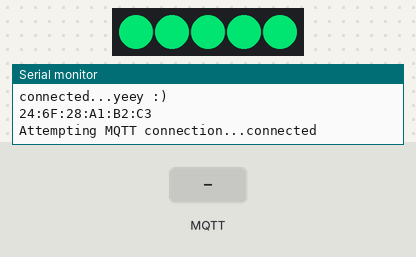
Simulated run of this sketch. Board: ESP8266 (NodeMCU). On the bench: 5 RGB LEDs in strip order, left to right, the last lines printed to the serial monitor. The test bench sets the inputs (shaded band). Dim RGB values are drawn brighter than linear; WiFi joins after 1.5 s; servers stay silent unless stated; no MQTT or app messages arrive unless stated.

Above: at 3.7 s.
3.8 s: MQTT message "5" arrives on the first subscribed topic
At 4.2 s:
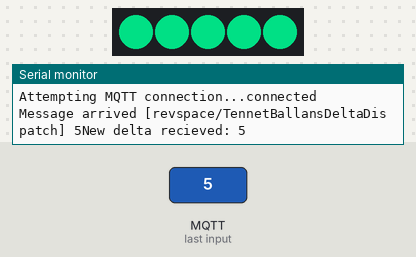
5.3 s: MQTT message "90" arrives on the first subscribed topic
At 6.5 s:
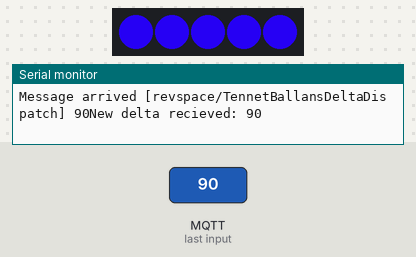
6.8 s: MQTT message "200" arrives on the first subscribed topic
At 7.7 s:
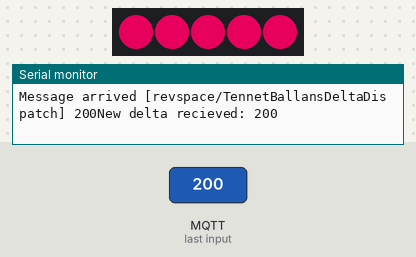
8.3 s: MQTT message "1" arrives on the first subscribed topic
At 8.8 s:
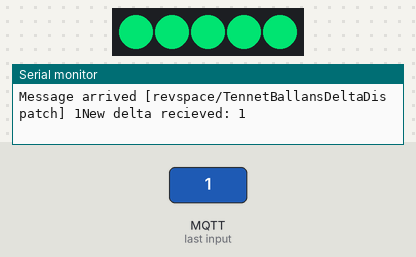
Timing chart, 0 to 10.8 s (numbered marks = the images above; inputs shaded):
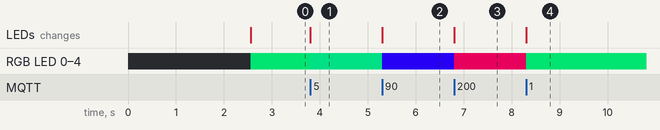

Measured:
- after the input at 3.8 s, RGB LED 0–4: RGB(0, 171, 85) → RGB(0, 160, 95) at once; the LEDs: change at once (image 1)
- after the input at 5.3 s, RGB LED 0–4: RGB(0, 160, 95) → RGB(34, 0, 220) at once; the LEDs: change at once (image 2)
- after the input at 6.8 s, RGB LED 0–4: RGB(34, 0, 220) → RGB(182, 0, 73) at once; the LEDs: change at once (image 3)
- after the input at 8.3 s, RGB LED 0–4: RGB(182, 0, 73) → RGB(0, 171, 85) at once; the LEDs: change at once (image 4)

The sketch:

GridBallanceLampMQTT.ino
```cpp
#include "FastLED.h"
#include <ESP8266WiFi.h>
#include <WiFiManager.h>

#include <PubSubClient.h>
#define MQTT_HOST   "revspace.nl"
#define MQTT_PORT   1883
#define MQTT_TOPIC  "revspace/TennetBallansDeltaDispatch"


FASTLED_USING_NAMESPACE
#if defined(FASTLED_VERSION) && (FASTLED_VERSION < 3001000)
#warning "Requires FastLED 3.1 or later; check github for latest code."
#endif

//Hardware definition
#define DATA_PIN  D7
#define CLK_PIN   D5
#define LED_TYPE    APA102 //sk9822 - clone of apa102, almost completely compatible, but better
#define COLOR_ORDER RGB
#define NUM_LEDS    5

// Explanation of values used

// We are tracking the amount of MW that TenneT has  dispatched in the last minute for
// grind ballancing.
// This power is automatically dispatched using frequencey driven control.
// For details see http://www.tennet.org/english/operational_management/System_data_relating_implementation/system_balance_information/BalansDeltawithPrices.aspx#PanelTabDescription
//The latest read dispatch values :
int upDispatch;
int downDispatch;
int emergency;

// The strings for delimiting the relevant data in the XML
// http://www.tennet.org/xml/balancedeltaprices/balans-delta.xml

//const String upStart = "<UPWARD_DISPATCH>";
//const String upStop = "</UPWARD_DISPATCH>";
//const String downStart = "<DOWNWARD_DISPATCH>";
//const String downStop = "</DOWNWARD_DISPATCH>";
//const String emergencyStart = "<EMERGENCY_POWER>";
//const String emergencyStop = "</EMERGENCY_POWER>";

//The delta = Up dispatch - down dispatch
int delta = 0;

//LED settings
CRGBPalette16 palette = RainbowColors_p;
CRGB leds[NUM_LEDS];
#define BRIGHTNESS         255
#define FRAMES_PER_SECOND  120
TBlendType currentBlending;

//WiFi settings
WiFiManager wifiManager;
WiFiClient wifiClient;
static char esp_id[16];
PubSubClient mqttClient(wifiClient);


void setup()
{
  delay (1000);			// 1 second delay for recovery
  Serial.begin (115200);
  WiFiManager wifiManager;
  wifiManager.setDebugOutput(true);
  wifiManager.autoConnect ("AutoConnectAP");
  Serial.println ("connected...yeey :)");
  Serial.println(WiFi.macAddress());

  // LED Setup
  // tell FastLED about the LED strip configuration
  FastLED.addLeds < LED_TYPE, DATA_PIN, CLK_PIN, COLOR_ORDER > (leds,NUM_LEDS).setCorrection (TypicalLEDStrip);
  // set master brightness control
  FastLED.setBrightness (BRIGHTNESS);


  //MQTT setup
  mqttClient.setServer(MQTT_HOST, MQTT_PORT);
  mqttClient.setCallback(callback);

}


void loop (){
  if (!mqttClient.connected()) {
  reconnect();
  }
  mqttClient.loop();


//For color, we start in the middle of the palette.
//if positive, start in middle, and go up
//if negative, start in middle and go down
// We assume 250 MIN/MAX MW up down, above that it is messed up

//The colorIndex that determines the color,is a uint_t 8 bit variable,
// so it can only hold 0-255

  int val = 128;		// middle of the range 0-255so we can go up or down. we will later put

//upAndDownDispatched;
  bool noOverload = true;

  if (delta > 0)
    {
      val = val + delta / 2;
      if (val > 255)
	      {
	        val = 255;
	        noOverload = false;
	      }
     }
  else
    {
      val = val - delta / 2;
      if (val < 0)
	      {
      	  val = 0;
      	  noOverload = true;
      	}

    }

  uint8_t colorIndex = val;

  //Serial.print ("colorIndex: ");
  //Serial.println (colorIndex);


  if (noOverload){

      for (int i = 0; i < NUM_LEDS; i++)
	    {
	    leds[i] = ColorFromPalette (palette, colorIndex);
    FastLED.show ();

	    }
    }				// no overload, normal light
  else				// yes overload, blink a bit
    {

      // Find a nice pulse effect
      for (int i = 0; i < NUM_LEDS; i++)
	    {
	     leds[i] = ColorFromPalette (palette, colorIndex, BRIGHTNESS / 4);
	    }
    FastLED.show ();

      delay (500);
      for (int i = 0; i < NUM_LEDS; i++)
	{
	  leds[i] = ColorFromPalette (palette, colorIndex, BRIGHTNESS);
	}
      FastLED.show ();

      delay (500);

      for (int i = 0; i < NUM_LEDS; i++)
	{
	  leds[i] = ColorFromPalette (palette, colorIndex, BRIGHTNESS / 4);
    FastLED.show ();
	}
       for (int i = 0; i < NUM_LEDS; i++)
 {
    leds[i] = ColorFromPalette (palette, colorIndex, BRIGHTNESS );
     FastLED.show ();

  }

    }


  // send the 'leds' array out to the actual LED strip, in case we forgot it some
  FastLED.show ();


}				// end loop


void callback(char* topic, byte* payload, unsigned int length) {
  Serial.print("Message arrived [");
  Serial.print(topic);
  Serial.print("] ");
  for (int i=0;i<length;i++) {
    Serial.print((char)payload[i]);
  }
  //Here we cast the
  delta = atof(reinterpret_cast<const char*>(payload));
  Serial.print ("New delta recieved: ");
  Serial.println (delta);


}

void reconnect() {
  // Loop until we're reconnected
  while (!mqttClient.connected()) {
    Serial.print("Attempting MQTT connection...");
    // Attempt to connect
    if (mqttClient.connect("GridBallanceLamp")) {
      Serial.println("connected");
      // ... and resubscribe
      mqttClient.subscribe(MQTT_TOPIC);
    } else {
      Serial.print("failed, rc=");
      Serial.print(mqttClient.state());
      Serial.println(" try again in 5 seconds");
      // Wait 5 seconds before retrying
      delay(5000);
    }
  }
}
```
